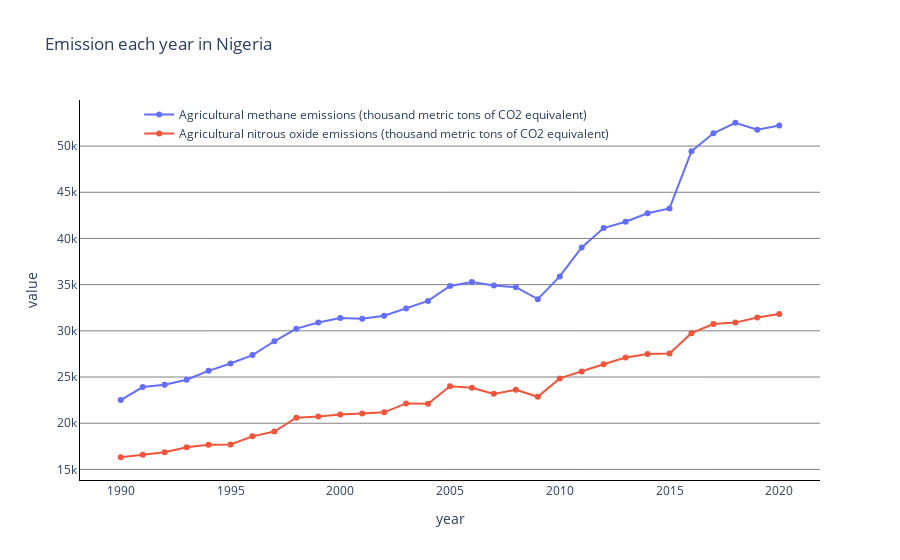

The notebook cell this image was saved under:
### Code cell
fig = compare_indicator_line('Agricultural methane emissions (thousand metric tons of CO2 equivalent)',
       'Agricultural nitrous oxide emissions (thousand metric tons of CO2 equivalent)', title = 'Emission each year in Nigeria')
fig.update_layout(
    legend=dict(x=.08, y=1))

### Figure 1 — Plotly figure (JSON) as saved in the notebook; plotly's stock layout.template omitted (floating-point values rounded to 4 significant figures)
{"data": [{"mode": "markers+lines", "name": "Agricultural methane emissions (thousand metric tons of CO2 equivalent)", "type": "scatter", "x": [2020, 2019, 2018, 2017, 2016, 2015, 2014, 2013, 2012, 2011, 2010, 2009, 2008, 2007, 2006, 2005, 2004, 2003, 2002, 2001, 2000, 1999, 1998, 1997, 1996, 1995, 1994, 1993, 1992, 1991, 1990], "y": [52220.0, 51780.0, 52530.0, 51390.0, 49430.0, 43260.0, 42730.0, 41820.0, 41120.0, 39030.0, 35890.0, 33430.0, 34730.0, 34910.0, 35280.0, 34850.0, 33240.0, 32430.0, 31630.0, 31320.0, 31390.0, 30890.0, 30240.0, 28870.0, 27370.0, 26460.0, 25670.0, 24710.0, 24180.0, 23910.0, 22500.0]}, {"mode": "markers+lines", "name": "Agricultural nitrous oxide emissions (thousand metric tons of CO2 equivalent)", "type": "scatter", "x": [2020, 2019, 2018, 2017, 2016, 2015, 2014, 2013, 2012, 2011, 2010, 2009, 2008, 2007, 2006, 2005, 2004, 2003, 2002, 2001, 2000, 1999, 1998, 1997, 1996, 1995, 1994, 1993, 1992, 1991, 1990], "y": [31820.0, 31450.0, 30890.0, 30740.0, 29750.0, 27540.0, 27480.0, 27110.0, 26390.0, 25590.0, 24850.0, 22860.0, 23630.0, 23180.0, 23830.0, 24000.0, 22100.0, 22140.0, 21170.0, 21040.0, 20940.0, 20730.0, 20590.0, 19110.0, 18580.0, 17710.0, 17670.0, 17400.0, 16850.0, 16580.0, 16320.0]}], "layout": {"legend": {"x": 0.08, "y": 1}, "paper_bgcolor": "rgba(0,0,0,0)", "plot_bgcolor": "rgba(0,0,0,0)", "title": {"text": "Emission each year in Nigeria"}, "xaxis": {"gridcolor": "gray", "linecolor": "black", "showgrid": false, "title": {"text": "year"}}, "yaxis": {"gridcolor": "gray", "linecolor": "black", "showgrid": true, "title": {"text": "value"}}}}
